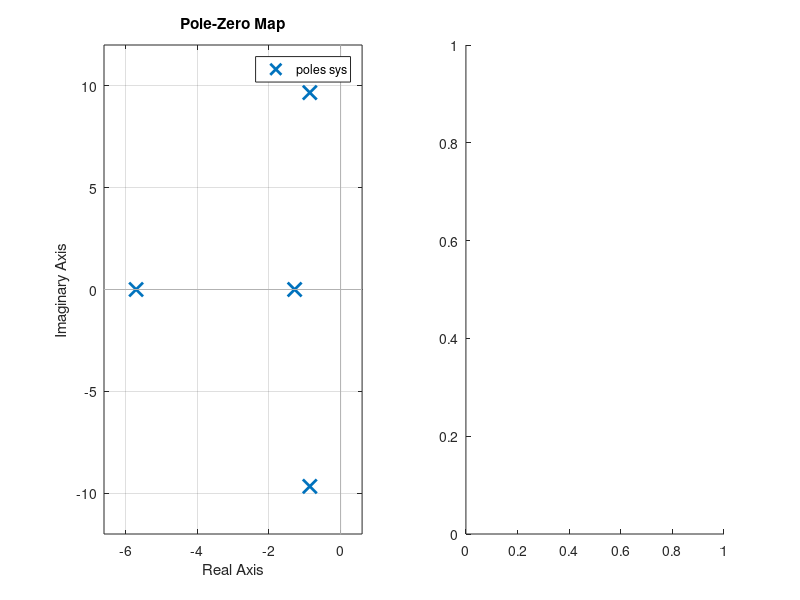

MATLAB code for this plot: (Note: this script raises an error after producing the figure.)
num = [13750];
den = [20 174 2268 13400 13750];
sys = tf(num,den);
subplot(1,2,1),pzmap(sys);
subplot(1,2,2),impulse(num,den);grid on